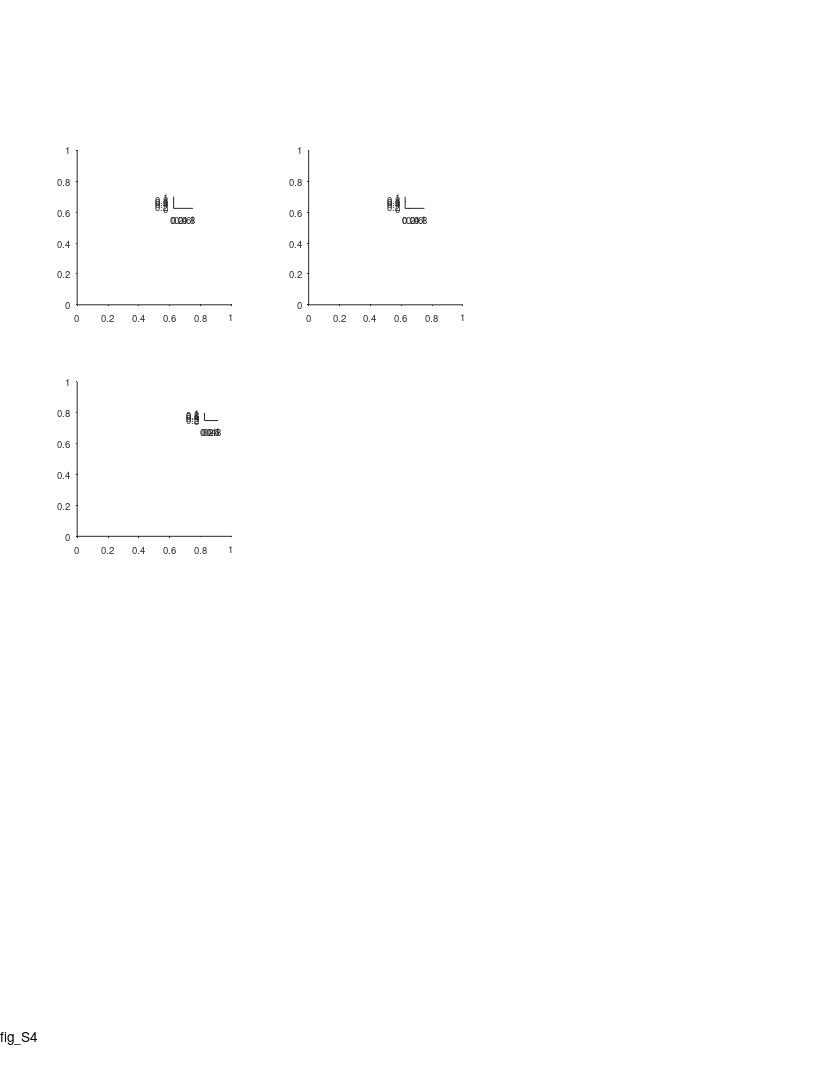

Recreate this plot in MATLAB. (Note: this script raises an error after producing the figure.)
%% Large Scale - supp fig - comparing the two arms

%%
clear 
clc

%% plotting options
% yscale_opt = 'linear';
yscale_opt = 'log';

%% define output files
res_dir = 'L:\paper_figures';
mkdir(res_dir)
fig_name_str = 'fig_S4';
fig_caption_str = 'compare firing patterns between the two arms (long vs. short)';
log_name_str = [fig_name_str '_log_file' '.txt'];
log_name_str = strrep(log_name_str , ':', '-');
log_name_str = strrep(log_name_str , ' ', '_');
log_name_out = fullfile(res_dir, log_name_str);

%% open log file
diary off
diary(log_name_out)
diary on
disp('Log file');
disp(['created: ', datestr(clock)]);
disp('======================================================');
disp([fig_name_str ':' fig_caption_str]);
disp('======================================================');
disp('');

%% create figure
% =========================================================================
% figure_size_cm = [21.0 29.7]; % ~A4
figure_size_cm = [21.6 27.9]; % ~US letter
figure ;
% Some WYSIWYG options:
set(gcf,'DefaultAxesFontSize',7);
set(gcf,'DefaultAxesFontName','helvetica');
set(gcf,'DefaultAxesUnits','centimeters');
set(gcf,'PaperType','usletter')
% set(gcf,'PaperType','<custom>');
set(gcf,'PaperUnits','centimeters','PaperPosition',[0 0 figure_size_cm]);
set(gcf,'PaperOrientation','portrait');
set(gcf,'Units','centimeters','Position',get(gcf,'paperPosition')+[0 0 0 0]); % position on screen...
set(gcf, 'Renderer', 'painters');
set(groot, 'defaultAxesTickDir', 'out');
set(groot,  'defaultAxesTickDirMode', 'manual');
annotation('textbox', [0.5 1 0 0], 'String',fig_name_str, 'HorizontalAlignment','center','Interpreter','none', 'FitBoxToText','on');
pause(0.2); % workaround to solve matlab automatically changing the axes positions...

% create panels
panels_size = [4 4];
panel_A(1) = axes('position', [ 2   20 panels_size]);
panel_A(2) = axes('position', [ 8   20 panels_size]);
panel_B(1) = axes('position', [ 2   14 panels_size]);
panel_B(2) = axes('position', [ 5.3 17 0.35 0.2]);
panel_A_legend(1) = axes('position', [ 4.5 22.5 0.5 0.3]);
panel_A_legend(2) = axes('position', [10.5 22.5 0.5 0.3]);

%% load population data
% =========================================================================
prm = PARAMS_GetAll();
cells_t = DS_get_cells_summary();
bats = [79,148,34,9861,2289];
cells_t(~ismember(cells_t.bat, bats ),:) = [];
cells = cellfun(@(c)(cell_load_data(c,'details')), cells_t.cell_ID, 'UniformOutput',0);
cells = [cells{:}];
cells = [cells.details];
cells(~contains({cells.brain_area}, 'CA1')) = [];
cells(~ismember([cells.ClusterQuality], [2])) = [];
cells = cellfun(@(c)(cell_load_data(c,'details','meanFR')), {cells.cell_ID}, 'UniformOutput',0);
cells = [cells{:}];
cells_details = [cells.details];
cells_ID = {cells_details.cell_ID};
meanFR = [cells.meanFR];
cells_ID([meanFR.all]>prm.inclusion.interneuron_FR_thr)=[];
clear cells stats cells_details cells_t
cells = cellfun(@(c)(cell_load_data(c,'details','stats','meanFR','stats','inclusion','signif','fields','FR_map','Ipos')), cells_ID, 'UniformOutput',0);
cells = [cells{:}];
whos cells

%% load LM data
exp_ID = 'b2289_d180615';
exp = exp_load_data(exp_ID,'LM');
LM = exp.LM;
% LM( contains({LM.name},{'ball','enter'}) ) = [];
turn_point_LM = LM( contains({LM.name},{'turn-point'}) );

%% panel A - compare fields size between short/long arms
% arrange data
fields_size = builtin('cell',length(cells),2);
for ii_dir = 1:2
    for ii_cell = 1:length(cells)
        cell = cells(ii_cell);
        if ~cell.signif(ii_dir).TF % check signif per direction
            continue;
        end
        fields = cell.fields{ii_dir};
        fields([fields.in_low_speed_area]) = []; % remove fields in low speed area
        pos = [fields.loc];
        width = [fields.width_prc];
        pos_thr = turn_point_LM.pos_proj;
        IX1 = pos <  pos_thr;
        IX2 = pos >= pos_thr;
        fields_size{ii_cell,ii_dir,1} = width(IX1);
        fields_size{ii_cell,ii_dir,2} = width(IX2);
    end
end
nFields = cellfun(@length, fields_size);
nFields(nFields==0) = nan;

% plot
% figure
for ii_dir = 1:2
    axes(panel_A(ii_dir));
%     subplot(1,2,ii_dir)
    cla
    hold on
    
    x1 = [fields_size{:,ii_dir,1}];
    x2 = [fields_size{:,ii_dir,2}];
    
    c = prm.graphics.colors.flight_directions{ii_dir};
    nBins = 15;
    h1 = histogram( x1 );
    h1.NumBins = nBins;
    h1.Normalization = 'pdf';
    h1.DisplayStyle = 'stairs';
    h1.EdgeColor = c;
    h1.LineWidth = 2; % long arm
    h2 = histogram( x2 );
    h2.NumBins = nBins;
    h2.Normalization = 'pdf';
    h2.DisplayStyle = 'stairs';
    h2.EdgeColor = c;
    h2.LineWidth = 1; % short arm
    [H,P_KS,KSSTAT] = kstest2(x1,x2);
    text(1,1,sprintf('P_{KS}=%.2f',P_KS),'Units','normalized','HorizontalAlignment','right','VerticalAlignment','top','FontSize',7);
    P_ranksum = ranksum(x1,x2);
%     text(1,0.9,sprintf('P_{Wilc}=%.2f',P_ranksum),'Units','normalized','HorizontalAlignment','right','VerticalAlignment','top','FontSize',7);
    ha=gca;
    ha.YLim(1) = 6e-4;
    ha.YScale = yscale_opt;
    ha.XRuler.TickLabelGapOffset = -1;
    ha.TickLength = [0.03 0.03];
%     title("dir "+ii_dir);
    xlabel('Field size (m)', 'Units','normalized','Position',[0.5 -0.12]);
    ylabel('Probability', 'Units','normalized','Position',[-0.20 0.5]);
end
axes(panel_A(1));
text(-0.3,1.15, 'A', 'Units','normalized','FontWeight','bold');

%% add direction arrows
arrow_vec = 0.025*[-1 1];
arrow_y = 0.915*[1 1];
clear h
h(1)=annotation('arrow',      arrow_vec +0.18, arrow_y, 'Color', prm.graphics.colors.flight_directions{1});
h(2)=annotation('arrow', flip(arrow_vec)+0.46, arrow_y, 'Color', prm.graphics.colors.flight_directions{2});
[h.HeadWidth] = disperse([5 5]);
[h.HeadLength] = disperse([5 5]);

%% legend for long/short arms
for ii_dir = 1:2
    axes(panel_A_legend(ii_dir));
    cla
    hold on
    plot([1 2], [2 2], 'Color', prm.graphics.colors.flight_directions{ii_dir}, 'LineWidth', 2); % long arm
    plot([1 2], [1 1], 'Color', prm.graphics.colors.flight_directions{ii_dir}, 'LineWidth', 1); % shorty arm
    xlim([0.5 2.5])
    text(2.5, 1, 'Short arm', 'HorizontalAlignment','left','VerticalAlignment','middle','FontSize',7);
    text(2.5, 2, 'Long arm',  'HorizontalAlignment','left','VerticalAlignment','middle','FontSize',7);
    set(gca,'visible','off');
end




%% field size ratio - from fields only in the long arm
% ------------------------------------------------------------------------
LS_field_ratio_all = nan(1,length(cells));
LS_field_ratio_dir = nan(2,length(cells));
pos_thr = turn_point_LM.pos_proj;
for ii_cell = 1:length(cells)
    cell = cells(ii_cell);
    
    %% pooled stats - check at least one direction is signif
    if any([cell.signif.TF])
        fields=[];
        for ii_dir = 1:2
            if cell.signif(ii_dir).TF 
                fields_to_add = cell.fields{ii_dir};
                % workaround to solve the problem that sometimes I don't have the
                % field 'overlap_edges'... maybe change that in 'cell_calc_fields'...
                if isfield(fields_to_add,'overlap_edges')
                    fields_to_add = rmfield(fields_to_add,'overlap_edges');
                end
                fields = [fields fields_to_add];
            end
        end
        fields([fields.in_low_speed_area])=[];
        long_arm_fields = [fields.loc] < pos_thr;
        fields = fields(long_arm_fields);
        if length(fields) >= 2
            LS_field_ratio_all(ii_cell) = max([fields.width_prc]) / min([fields.width_prc]);
        end
    end
    
    %% per dir stats - check signif per direction
    for ii_dir = 1:2
        if cell.signif(ii_dir).TF 
            fields = cell.fields{ii_dir};
            fields([fields.in_low_speed_area])=[];
            long_arm_fields = [fields.loc] < pos_thr;
            fields = fields(long_arm_fields);
            if length(fields) >= 2
                LS_field_ratio_dir(ii_dir,ii_cell) = max([fields.width_prc]) / min([fields.width_prc]);
            end
        end
    end
end

%% now plot
axes(panel_B(1));
cla
hold on
text(-0.3,1.1, 'B', 'Units','normalized','FontWeight','bold');

nBinEdges = 9;
edges = logspace(0,log10(25),nBinEdges);
h=histogram(LS_field_ratio_all(:));
h.BinEdges = edges;
h.FaceColor = 0.5*[1 1 1];
ha=gca;
ha.YScale = yscale_opt;
ha.XScale = 'log';
ha.XLim = [0 27];
ha.YLim = [7e-1 1.2*max(h.Values)];
% ha.YLim = [7e-1 100];
ha.YTick = [1 10 100];
ha.XTick = [1 2 5 10 20];
ha.YTickLabel = {'10 ^0';'10 ^1';'10 ^2'};
ha.TickDir='out';
ha.TickLength = [0.03 0.03];
ha.XRuler.TickLabelGapMultiplier = -0.35;
ha.YRuler.TickLabelGapMultiplier = 0.001;
xlabel({'Field size ratio';'largest/smallest'},'Units','normalized','Position',[0.5 -0.17]);
ylabel('No. of cells','Units','normalized','Position',[-0.20 0.5])

% add legend
axes(panel_B(2));
cla
hold on
area([0 1],[1 1], 'FaceColor',0.5*[1 1 1],'Clipping','off');
text(1.2, 0.5, 'Long arm', 'VerticalAlignment','middle', 'HorizontalAlignment','left','FontSize',7);
xlim([0 1])
ylim([0 1])
box off
set(gca,'Visible','off')


%% print/save the figure
fig_name_out = fullfile(res_dir, sprintf('%s_yscale_%s',fig_name_str,yscale_opt));
print(gcf, fig_name_out, '-dpdf', '-cmyk', '-painters');
% print(gcf, fig_name_out, '-dtiff', '-cmyk', '-painters');
% saveas(gcf , fig_name_out, 'fig');
disp('figure was successfully saved to pdf/tiff/fig formats');
